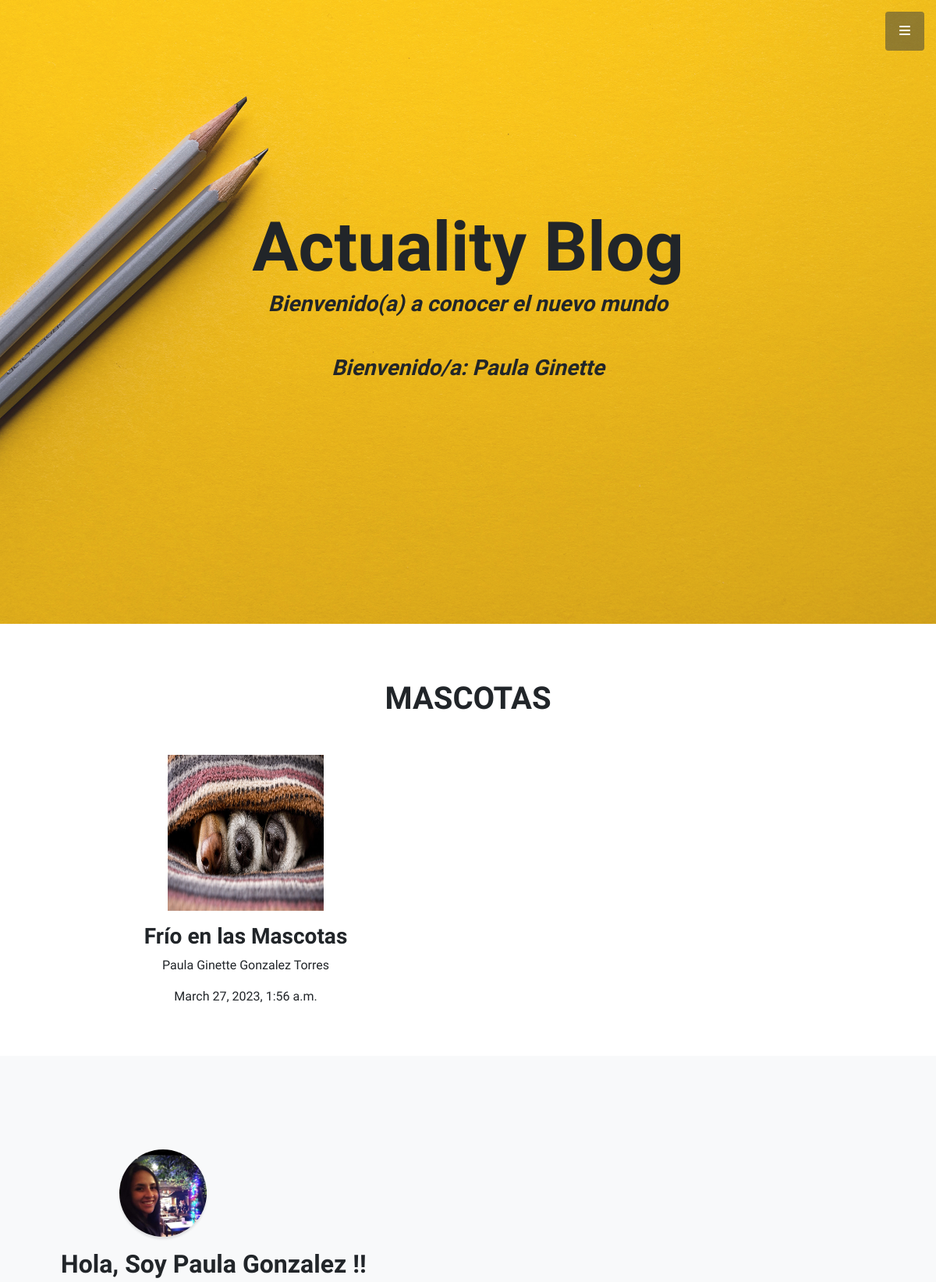
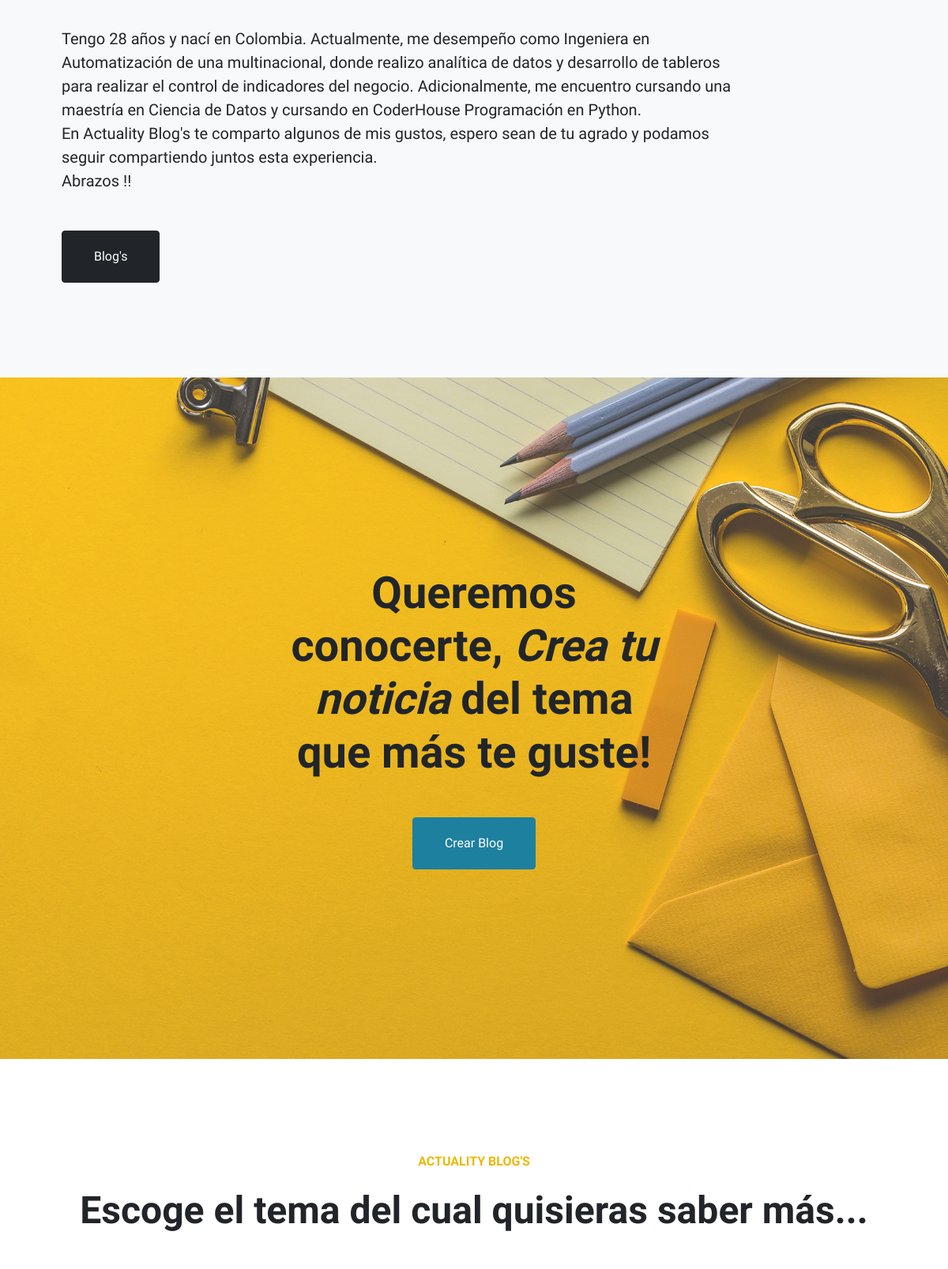
The app's page /mascotaLista/ (signed in, upper part) with its own data (2 pictures, top to bottom).
### App/models.py (models this page shows)
class NoticiaBlog(models.Model):
    TipoNoticia = (
    ('mascotas','Mascotas'),
    ('viajes','Viajes'),
    ('tecnologia','Tecnologia'),
    ('entrenamiento','Entrenamiento'),
    )
    autor = models.CharField(max_length=300)
    categoriaN = models.CharField(max_length=20, choices=TipoNoticia, default='')
    encabezado = models.CharField(max_length=300)
    descripcion = models.TextField(null=False, blank=False)
    fechaCreacion = models.DateTimeField(auto_now_add=True)
    email = models.EmailField()
    imagenNoticias = models.ImageField(null=False, blank=False, upload_to="imagenes/")

### App/views.py (the view)
# urls.py: path('mascotaLista/', views.mascotaLista.as_view(), name='mascotas'),
class mascotaLista(LoginRequiredMixin, ListView):
    context_object_name = 'mascotas'
    queryset = NoticiaBlog.objects.filter(categoriaN__startswith='mascotas')
    template_name = 'App/MascotaLista.html'

### App/templates/App/MascotaLista.html
{% extends 'App/index.html' %}
{% load static %}
{% block contenidoQueCambia %}
<br>
<br>
<br>
<div class="container text-center">
    <h1>MASCOTAS</h1>
</div>
<br>
<div class="container text-center">
    <div class="row">
            {% for mascota in mascotas %}
            <div class="col-sm-6 align-items-center">
                <div class="card-body">
                    <a href="{% url 'App:mascota' mascota.id %}"><p><img src="{{mascota.imagenNoticias.url}}" width="200" height="200" alt=""></p></a>
                    <h3>{{mascota.encabezado}}</h3>
                    <p>{{mascota.autor}}</p>
                    <p>{{mascota.fechaCreacion}}</p>
                    <div class="card-body">
                    </div>
                </div>
            </div>
            {% endfor %}
    </div>
</div>
{% endblock %}

### App/templates/App/index.html (shortened to what this page needs)
<!DOCTYPE html>
<html lang="es">
    {% load static%}
    <head>
        <link href="https://cdnjs.cloudflare.com/ajax/libs/simple-line-icons/2.5.5/css/simple-line-icons.min.css" rel="stylesheet" />
        <link href="{% static 'App/css/styles.css' %}" rel="stylesheet" />
    </head>
    <body id="page-top">
        <a class="menu-toggle rounded" href="#"><i class="fas fa-bars"></i></a>
        <header class="masthead d-flex align-items-center">
            <div class="container px-4 px-lg-5 text-center">
                <h1 class="mb-1">Actuality Blog </h1>
                <h3 class="mb-5"><em>Bienvenido(a) a conocer el nuevo mundo</em></h3>
                <h3 class="mb-5"><em>Bienvenido/a: {{request.user.first_name}}  </em></h3>
            </div>
        </header>
        {% block contenidoQueCambia %}
        {% endblock %}
        <section class="content-section bg-light" id="about">
            <div class="container px-4 px-lg-5 text-left">
                    <div class="col-lg-3 col-md-6 mb-5 mb-lg-0">
                        <img class="service-icon rounded-circle mx-auto mb-3" src="{% static 'App/assets/img/aboutme.jpg' %}"alt="" />
                    </div>
                <div class="row gx-4 gx-lg-5 justify-content-left">
                    <div class="col-lg-10">
                        <h2>Hola, Soy Paula Gonzalez !! </h2>
                        <p class="lead mb-5">
                             <br>
                            Tengo 28 años y nací en Colombia. Actualmente, me desempeño como Ingeniera en Automatización de una multinacional, donde realizo analítica de datos y desarrollo de tableros para realizar el control de indicadores del negocio.
                             Adicionalmente, me encuentro cursando una maestría en Ciencia de Datos y cursando en CoderHouse Programación en Python.
                             <br>
                             En Actuality Blog's te comparto algunos de mis gustos, espero sean de tu agrado y podamos seguir compartiendo juntos esta experiencia.
                             <br>
                             Abrazos !!
                        </p>
                        <a class="btn btn-dark btn-xl" href="#portfolio">Blog's</a>
                    </div>
                </div>
            </div>
        </section>
        <section class="callout">
            <div class="container px-4 px-lg-5 text-center">
                <h2 class="mx-auto mb-5">
                    Queremos conocerte,
                    <em>Crea tu noticia</em>
                    del tema que más te guste!
                </h2>
                <a class="btn btn-primary btn-xl" href="{% url 'App:Newblog' %}">Crear Blog</a>
            </div>
        </section>
        <section class="content-section" id="portfolio">
            <div class="container px-4 px-lg-5">
                <div class="content-section-heading text-center">
                    <h3 class="text-secondary mb-0">Actuality Blog's</h3>
                    <br>
                    <h2 class="mb-5">Escoge el tema del cual quisieras saber más...</h2>
                </div>
            </div>
        </section>
    </body>
</html>

### records on screen
NoticiaBlog: imagenNoticias (picture), encabezado "Frío en las Mascotas", autor "Paula Ginette Gonzalez Torres", fechaCreacion "March 27, 2023, 1:56 a.m."

### other values on screen
{{ request.user.first_name }} "Paula Ginette"
